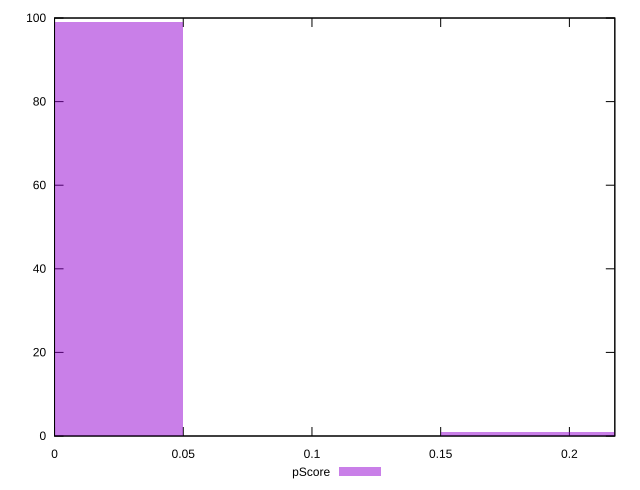

This figure's gnuplot source:
reset

$pScore <<EOF
0 99
0.2 1
EOF

set key outside below
set boxwidth 0.1
set xrange [0:0.21764705882352942]
set yrange [0:100]
set trange [0:100]
set style fill transparent solid 0.5 noborder
set terminal svg size 640, 490 enhanced background rgb 'white'
set output "reprap/unused-javascript/samples/pages+cached+noexternal+nomedia/pScore/histogram.svg"

plot $pScore title "pScore" with boxes

reset
